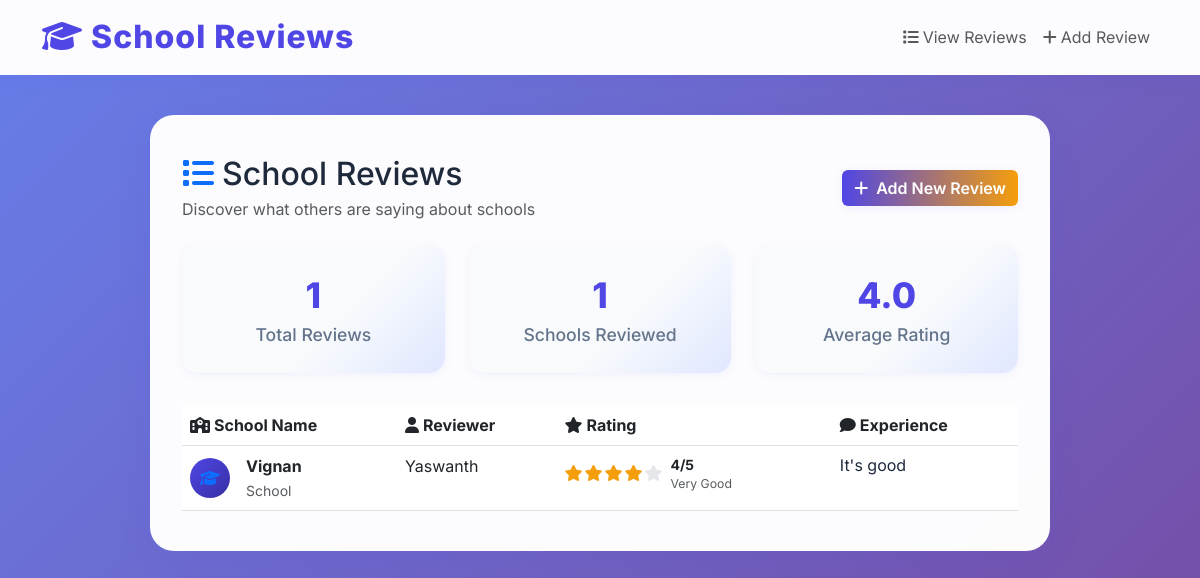
The app's page /reviews with its own data.
### tables this page shows
CREATE TABLE reviews (
                id INTEGER PRIMARY KEY AUTOINCREMENT,
                school_name TEXT NOT NULL,
                reviewer_name TEXT NOT NULL,
                rating INTEGER NOT NULL,
                comment TEXT NOT NULL
            );

### app.py (the view)
@app.route('/reviews')
def reviews():
    connection = get_db_connection()
    if connection:
        try:
            cursor = connection.cursor()
            if app.config['DATABASE_TYPE'] == 'mysql':
                cursor.execute("SELECT * FROM reviews ORDER BY id DESC")
            else:
                cursor.execute("SELECT * FROM reviews ORDER BY id DESC")
            reviews_list = cursor.fetchall()
            cursor.close()
            connection.close()
            return render_template('reviews.html', reviews=reviews_list)
        except Exception as e:
            flash(f'Error fetching reviews: {e}', 'error')
            return render_template('reviews.html', reviews=[])
    else:
        flash('Database connection error!', 'error')
        return render_template('reviews.html', reviews=[])

### app.py (called while the page is built)
def get_db_connection():
    if app.config['DATABASE_TYPE'] == 'mysql':
        try:
            connection = mysql.connector.connect(**DB_CONFIG)
            return connection
        except Error as e:
            print(f"Error connecting to MySQL: {e}")
            return None
    else:
        try:
            db_path = os.path.join(os.path.dirname(os.path.abspath(__file__)), app.config['SQLITE_DATABASE'])
            connection = sqlite3.connect(db_path)
            connection.row_factory = sqlite3.Row
            return connection
        except Exception as e:
            print(f"Error connecting to SQLite: {e}")
            return None

### templates/reviews.html (shortened to what this page needs)
{% extends "base.html" %}
{% block content %}
<div class="row">
    <div class="col-12">
        <div class="d-flex justify-content-between align-items-center mb-4">
            <div>
                <h2 class="mb-1"><i class="fas fa-list me-2 text-primary"></i>School Reviews</h2>
                <p class="text-muted mb-0">Discover what others are saying about schools</p>
            </div>
            <a href="{{ url_for('add_review') }}" class="btn btn-primary"><i class="fas fa-plus me-2"></i>Add New Review</a>
        </div>
        {% if reviews %}
        <div class="stats-row">
            <div class="stats-card">
                <div class="stats-number">{{ reviews|length }}</div>
                <div class="stats-label">Total Reviews</div>
            </div>
            <div class="stats-card">
                <div class="stats-number">{{ reviews|map(attribute='school_name')|unique|list|length }}</div>
                <div class="stats-label">Schools Reviewed</div>
            </div>
            <div class="stats-card">
                <div class="stats-number">{% set avg_rating = reviews|map(attribute='rating')|sum / reviews|length %}{{ "%.1f"|format(avg_rating) }}</div>
                <div class="stats-label">Average Rating</div>
            </div>
        </div>
        <div class="table-responsive">
            <table class="table table-hover mb-0">
                <thead>
                    <tr>
                        <th><i class="fas fa-school me-1"></i>School Name</th>
                        <th><i class="fas fa-user me-1"></i>Reviewer</th>
                        <th><i class="fas fa-star me-1"></i>Rating</th>
                        <th><i class="fas fa-comment me-1"></i>Experience</th>
                    </tr>
                </thead>
                <tbody>
                    {% for review in reviews %}
                    <tr class="fade-in" style="animation-delay: {{ loop.index * 0.1 }}s;">
                        <td>
                            <div class="d-flex align-items-center">
                                <div class="school-icon me-3"><i class="fas fa-graduation-cap text-primary"></i></div>
                                <div><strong class="d-block">{{ review.school_name }}</strong><small class="text-muted">School</small></div>
                            </div>
                        </td>
                        <td>{{ review.reviewer_name }}</td>
                        <td>
                            <div class="rating-display">
                                <div class="rating-stars">
                                    {% for i in range(1, 6) %}
                                        <i class="fas fa-star{% if i <= review.rating %} filled{% else %} far{% endif %}"></i>
                                    {% endfor %}
                                </div>
                                <span class="rating-text ms-2"><strong>{{ review.rating }}/5</strong><small class="text-muted d-block">{% if review.rating == 4 %}Very Good{% endif %}</small></span>
                            </div>
                        </td>
                        <td>
                            <div class="comment-preview">
                                <div class="comment-text" title="{{ review.comment }}">{{ review.comment[:100] }}{% if review.comment|length > 100 %}...{% endif %}</div>
                            </div>
                        </td>
                    </tr>
                    {% endfor %}
                </tbody>
            </table>
        </div>
        {% endif %}
    </div>
</div>
{% endblock %}

### templates/base.html (style rules this page uses)
:root { --primary-color: #4f46e5; --primary-dark: #3730a3; --secondary-color: #f8fafc; --accent-color: #f59e0b; --text-primary: #1e293b; --text-secondary: #64748b; --success-color: #10b981; --danger-color: #ef4444; --border-color: #e2e8f0; }
* { margin: 0; padding: 0; box-sizing: border-box; }
body { font-family: 'Inter', sans-serif; background: linear-gradient(135deg, #667eea 0%, #764ba2 100%); min-height: 100vh; color: var(--text-primary); }
.fade-in { animation: fadeIn 0.8s; }
.stats-row { display: flex; gap: 1.5rem; flex-wrap: wrap; justify-content: center; margin-bottom: 2rem; }
.stats-card { background: linear-gradient(135deg, #f8fafc 60%, #e0e7ff 100%); border-radius: 1rem; padding: 1.5rem 2rem; box-shadow: 0 2px 8px rgba(79,70,229,0.07); text-align: center; transition: box-shadow 0.2s, transform 0.2s; min-width: 180px; min-height: 120px; flex: 1 1 180px; display: flex; flex-direction: column; align-items: center; justify-content: center; }
.stats-number { font-size: 2.2rem; font-weight: 800; color: var(--primary-color); }
.stats-label { color: var(--text-secondary); font-size: 1.1rem; font-weight: 500; }
.btn-primary { background: linear-gradient(90deg, var(--primary-color), var(--accent-color)); border: none; font-weight: 600; box-shadow: 0 2px 8px rgba(79,70,229,0.08); transition: background 0.2s, box-shadow 0.2s, transform 0.2s; }

### templates/reviews.html (style rules this page uses)
.school-icon { width: 40px; height: 40px; background: linear-gradient(135deg, var(--primary-color), var(--primary-dark)); border-radius: 50%; display: flex; align-items: center; justify-content: center; color: white; }
.rating-display { display: flex; align-items: center; }
.rating-stars { display: flex; gap: 2px; }
.rating-stars .fas.fa-star.filled { color: var(--accent-color); }
.rating-stars .far.fa-star { color: #e5e7eb; }
.rating-text { font-size: 0.875rem; }
.comment-preview { max-width: 300px; }
.comment-text { line-height: 1.4; color: var(--text-primary); }

### records on screen
reviews: school_name "Vignan", reviewer_name "Yaswanth", rating "4", shows "Very Good", comment "It's good"

### other values on screen
{{ reviews|length }} "1"
{{ reviews|map(attribute='school_name')|unique|list|length }} "1"
{{ "%.1f"|format(avg_rating) }} "4.0"
